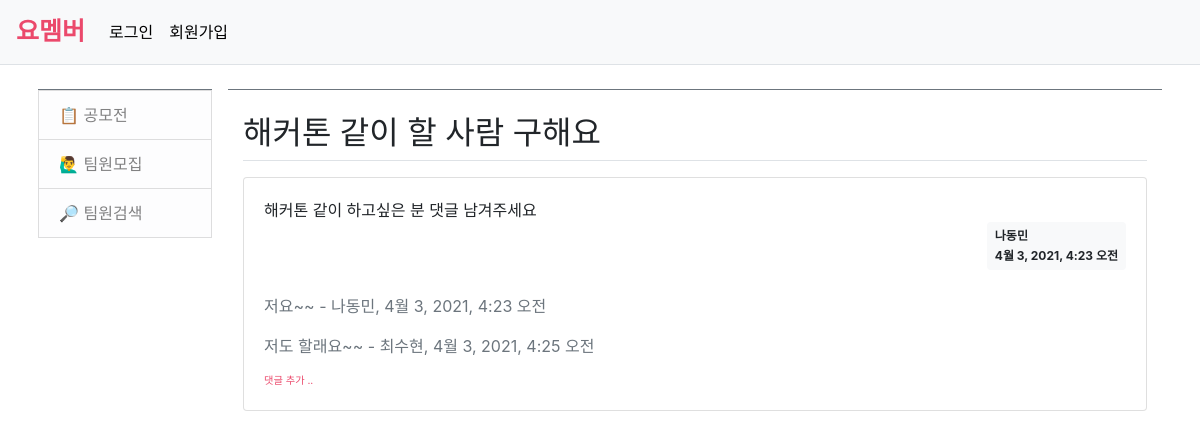
The page /yomember/team/1/ on the database its author committed.
### yomember/models.py (models this page shows, shortened)
class Question(models.Model):
    subject = models.CharField(max_length=200)
    content = models.TextField()
    create_date = models.DateTimeField()
    author = models.ForeignKey(User, on_delete=models.CASCADE)

class Comment(models.Model):
    author = models.ForeignKey(User, on_delete=models.CASCADE)
    content = models.TextField()
    create_date = models.DateTimeField()
    modify_date = models.DateTimeField(null=True, blank=True)
    question = models.ForeignKey(Question, null=True, blank=True, on_delete=models.CASCADE)

### yomember/views.py (the view)
# urls.py: path('team/<int:question_id>/', views.detail, name='detail'),
def detail(request, question_id):
    question = get_object_or_404(Question, pk=question_id)
    context = {'question': question}
    return render(request, 'yomember/team_detail.html', context)

### templates/yomember/team_detail.html (shortened to what this page needs)
{% extends 'base.html' %}
{% block content %}
{% load static %}
<link rel="stylesheet" type="text/css" href="{% static 'bootstrap.min.css' %}">
<div class="container my-3">
    <h2 class="border-bottom py-2">{{ question.subject }}</h2>
    <div class="card my-3">
        <div class="card-body">
            <div class="card-text" style="white-space: pre-line;">{{ question.content }}</div>
            <div class="d-flex justify-content-end">
                <div class="badge badge-light p-2 text-left">
                    <div class="mb-2">{{ question.author.username }}</div>
                    <div>{{ question.create_date }}</div>
                </div>
            </div>
            {% if question.comment_set.count > 0 %}
            <div class="mt-3">
            {% for comment in question.comment_set.all %}
            <div class="comment py-2 text-muted">
            <span style="white-space: pre-line;">{{ comment.content }}</span>
            <span>
                - {{ comment.author }}, {{ comment.create_date }}
            </span>
            </div>
            {% endfor %}
            </div>
            {% endif %}
            <div>
            <a href="{% url 'yomember:comment_create_question' question.id  %}"
               class="small" style="color: #EB496B;"><small>댓글 추가 ..</small></a>
        </div>
        </div>
    </div>
</div>
{% endblock %}

### rows shown on the page
Question: subject "해커톤 같이 할 사람 구해요", content "해커톤 같이 하고싶은 분 댓글 남겨주세요", author.username "나동민", create_date "4월 3, 2021, 4:23 오전"
Comment: content "저요~~", author "나동민", create_date "4월 3, 2021, 4:23 오전"
Comment: content "저도 할래요~~", author "최수현", create_date "4월 3, 2021, 4:25 오전"
